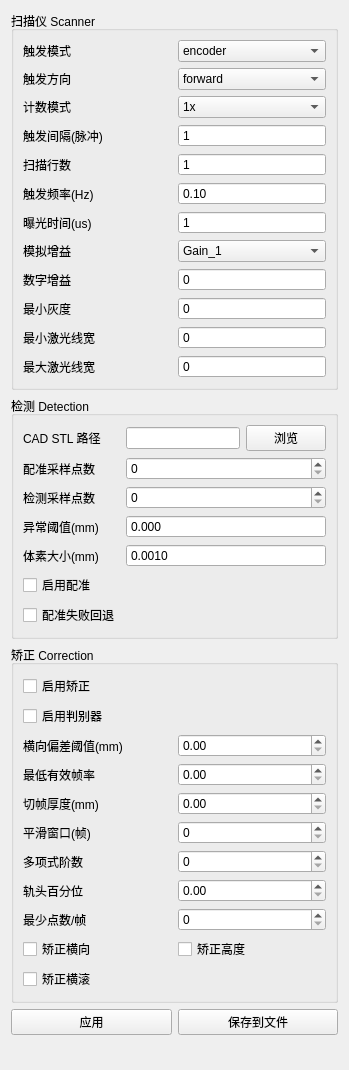
          <widget class="QWidget" name="scrollAreaWidgetContents_3d">
           <property name="geometry">
            <rect>
             <x>0</x>
             <y>0</y>
             <width>349</width>
             <height>1070</height>
            </rect>
           </property>
           <layout class="QVBoxLayout" name="verticalLayout_3d_scroll">
            <item>
             <widget class="QGroupBox" name="group_scanner">
              <property name="title">
               <string>扫描仪 Scanner</string>
              </property>
              <layout class="QGridLayout" name="gridLayout_scanner">
               <item row="0" column="0">
                <widget class="QLabel" name="label_trigger_mode">
                 <property name="text">
                  <string>触发模式</string>
                 </property>
                </widget>
               </item>
               <item row="0" column="1">
                <widget class="QComboBox" name="combo_trigger_mode">
                 <item>
                  <property name="text">
                   <string>encoder</string>
                  </property>
                 </item>
                 <item>
                  <property name="text">
                   <string>fixed_rate</string>
                  </property>
                 </item>
                </widget>
               </item>
               <item row="1" column="0">
                <widget class="QLabel" name="label_enc_direction">
                 <property name="text">
                  <string>触发方向</string>
                 </property>
                </widget>
               </item>
               <item row="1" column="1">
                <widget class="QComboBox" name="combo_enc_direction">
                 <item>
                  <property name="text">
                   <string>forward</string>
                  </property>
                 </item>
                 <item>
                  <property name="text">
                   <string>backward</string>
                  </property>
                 </item>
                 <item>
                  <property name="text">
                   <string>both</string>
                  </property>
                 </item>
                </widget>
               </item>
               <item row="2" column="0">
                <widget class="QLabel" name="label_enc_counting">
                 <property name="text">
                  <string>计数模式</string>
                 </property>
                </widget>
               </item>
               <item row="2" column="1">
                <widget class="QComboBox" name="combo_enc_counting">
                 <item>
                  <property name="text">
                   <string>1x</string>
                  </property>
                 </item>
                 <item>
                  <property name="text">
                   <string>2x</string>
                  </property>
                 </item>
                 <item>
                  <property name="text">
                   <string>4x</string>
                  </property>
                 </item>
                </widget>
               </item>
               <item row="3" column="0">
                <widget class="QLabel" name="label_enc_interval">
                 <property name="text">
                  <string>触发间隔(脉冲)</string>
                 </property>
                </widget>
               </item>
               <item row="3" column="1">
                <widget class="QSpinBox" name="spin_enc_interval">
                 <property name="buttonSymbols">
                  <enum>QAbstractSpinBox::NoButtons</enum>
                 </property>
                 <property name="keyboardTracking">
                  <bool>false</bool>
                 </property>
                 <property name="minimum">
                  <number>1</number>
                 </property>
                 <property name="maximum">
                  <number>100000</number>
                 </property>
                </widget>
               </item>
               <item row="4" column="0">
                <widget class="QLabel" name="label_enc_scan_lines">
                 <property name="text">
                  <string>扫描行数</string>
                 </property>
                </widget>
               </item>
               <item row="4" column="1">
                <widget class="QSpinBox" name="spin_enc_scan_lines">
                 <property name="buttonSymbols">
                  <enum>QAbstractSpinBox::NoButtons</enum>
                 </property>
                 <property name="keyboardTracking">
                  <bool>false</bool>
                 </property>
                 <property name="minimum">
                  <number>1</number>
                 </property>
                 <property name="maximum">
                  <number>100000</number>
                 </property>
                </widget>
               </item>
               <item row="5" column="0">
                <widget class="QLabel" name="label_fr_rate_hz">
                 <property name="text">
                  <string>触发频率(Hz)</string>
                 </property>
                </widget>
               </item>
               <item row="5" column="1">
                <widget class="QDoubleSpinBox" name="spin_fr_rate_hz">
                 <property name="buttonSymbols">
                  <enum>QAbstractSpinBox::NoButtons</enum>
                 </property>
                 <property name="keyboardTracking">
                  <bool>false</bool>
                 </property>
                 <property name="decimals">
                  <number>2</number>
                 </property>
                 <property name="minimum">
                  <double>0.100000000000000</double>
                 </property>
                 <property name="maximum">
                  <double>2331.000000000000000</double>
                 </property>
                 <property name="singleStep">
                  <double>0.100000000000000</double>
                 </property>
                </widget>
               </item>
               <item row="8" column="0">
                <widget class="QLabel" name="label_exp_time">
                 <property name="text">
                  <string>曝光时间(us)</string>
                 </property>
                </widget>
               </item>
               <item row="8" column="1">
                <widget class="QSpinBox" name="spin_exp_time">
                 <property name="buttonSymbols">
                  <enum>QAbstractSpinBox::NoButtons</enum>
                 </property>
                 <property name="keyboardTracking">
                  <bool>false</bool>
                 </property>
                 <property name="minimum">
                  <number>1</number>
                 </property>
                 <property name="maximum">
                  <number>500</number>
                 </property>
                </widget>
               </item>
               <item row="14" column="0">
                <widget class="QLabel" name="label_analog_gain">
                 <property name="text">
                  <string>模拟增益</string>
                 </property>
                </widget>
               </item>
               <item row="14" column="1">
                <widget class="QComboBox" name="combo_analog_gain">
                 <item>
                  <property name="text">
                   <string>Gain_1</string>
                  </property>
                 </item>
                 <item>
                  <property name="text">
                   <string>Gain_2</string>
                  </property>
                 </item>
                 <item>
                  <property name="text">
                   <string>Gain_3</string>
                  </property>
                 </item>
                 <item>
                  <property name="text">
                   <string>Gain_4</string>
                  </property>
                 </item>
                </widget>
               </item>
               <item row="15" column="0">
                <widget class="QLabel" name="label_digital_gain">
                 <property name="text">
                  <string>数字增益</string>
                 </property>
                </widget>
               </item>
               <item row="15" column="1">
                <widget class="QSpinBox" name="spin_digital_gain">
                 <property name="buttonSymbols">
                  <enum>QAbstractSpinBox::NoButtons</enum>
                 </property>
                 <property name="keyboardTracking">
                  <bool>false</bool>
                 </property>
                 <property name="minimum">
                  <number>0</number>
                 </property>
                 <property name="maximum">
                  <number>10</number>
                 </property>
                </widget>
               </item>
               <item row="16" column="0">
                <widget class="QLabel" name="label_min_gray">
                 <property name="text">
                  <string>最小灰度</string>
                 </property>
                </widget>
               </item>
               <item row="16" column="1">
                <widget class="QSpinBox" name="spin_min_gray">
                 <property name="buttonSymbols">
                  <enum>QAbstractSpinBox::NoButtons</enum>
                 </property>
                 <property name="keyboardTracking">
                  <bool>false</bool>
                 </property>
                 <property name="minimum">
                  <number>0</number>
                 </property>
                 <property name="maximum">
                  <number>250</number>
                 </property>
                </widget>
               </item>
               <item row="17" column="0">
                <widget class="QLabel" name="label_min_line_width">
                 <property name="text">
                  <string>最小激光线宽</string>
                 </property>
                </widget>
               </item>
               <item row="17" column="1">
                <widget class="QSpinBox" name="spin_min_line_width">
                 <property name="buttonSymbols">
                  <enum>QAbstractSpinBox::NoButtons</enum>
                 </property>
                 <property name="keyboardTracking">
                  <bool>false</bool>
                 </property>
                 <property name="minimum">
                  <number>0</number>
                 </property>
                 <property name="maximum">
                  <number>19</number>
                 </property>
                </widget>
               </item>
               <item row="18" column="0">
                <widget class="QLabel" name="label_max_line_width">
                 <property name="text">
                  <string>最大激光线宽</string>
                 </property>
                </widget>
               </item>
               <item row="18" column="1">
                <widget class="QSpinBox" name="spin_max_line_width">
                 <property name="buttonSymbols">
                  <enum>QAbstractSpinBox::NoButtons</enum>
                 </property>
                 <property name="keyboardTracking">
                  <bool>false</bool>
                 </property>
                 <property name="minimum">
                  <number>0</number>
                 </property>
                 <property name="maximum">
                  <number>64</number>
                 </property>
                </widget>
               </item>
              </layout>
             </widget>
            </item>
            <item>
             <widget class="QGroupBox" name="group_detection">
              <property name="title">
               <string>检测 Detection</string>
              </property>
              <layout class="QGridLayout" name="gridLayout_detection">
               <item row="0" column="0">
                <widget class="QLabel" name="label_cad_stl">
                 <property name="text">
                  <string>CAD STL 路径</string>
                 </property>
                </widget>
               </item>
               <item row="0" column="1">
                <layout class="QHBoxLayout">
                 <item>
                  <widget class="QLineEdit" name="edit_cad_stl"/>
                 </item>
                 <item>
                  <widget class="QPushButton" name="btn_browse_cad_stl">
                   <property name="text">
                    <string>浏览</string>
                   </property>
                  </widget>
                 </item>
                </layout>
               </item>
               <item row="1" column="0">
                <widget class="QLabel" name="label_cad_reg_pts">
                 <property name="text">
                  <string>配准采样点数</string>
                 </property>
                </widget>
               </item>
               <item row="1" column="1">
                <widget class="QSpinBox" name="spin_cad_reg_pts">
                 <property name="maximum">
                  <number>10000000</number>
                 </property>
                 <property name="singleStep">
                  <number>10000</number>
                 </property>
                </widget>
               </item>
               <item row="2" column="0">
                <widget class="QLabel" name="label_cad_det_pts">
                 <property name="text">
                  <string>检测采样点数</string>
                 </property>
                </widget>
               </item>
               <item row="2" column="1">
                <widget class="QSpinBox" name="spin_cad_det_pts">
                 <property name="keyboardTracking">
                  <bool>true</bool>
                 </property>
                 <property name="maximum">
                  <number>10000000</number>
                 </property>
                 <property name="singleStep">
                  <number>10000</number>
                 </property>
                </widget>
               </item>
               <item row="3" column="0">
                <widget class="QLabel" name="label_det_threshold">
                 <property name="text">
                  <string>异常阈值(mm)</string>
                 </property>
                </widget>
               </item>
               <item row="3" column="1">
                <widget class="QDoubleSpinBox" name="spin_det_threshold">
                 <property name="buttonSymbols">
                  <enum>QAbstractSpinBox::NoButtons</enum>
                 </property>
                 <property name="keyboardTracking">
                  <bool>false</bool>
                 </property>
                 <property name="decimals">
                  <number>3</number>
                 </property>
                 <property name="minimum">
                  <double>0.000000000000000</double>
                 </property>
                 <property name="maximum">
                  <double>1000.000000000000000</double>
                 </property>
                 <property name="singleStep">
                  <double>0.100000000000000</double>
                 </property>
                </widget>
               </item>
               <item row="4" column="0">
                <widget class="QLabel" name="label_voxel_size">
                 <property name="text">
                  <string>体素大小(mm)</string>
                 </property>
                </widget>
               </item>
               <item row="4" column="1">
                <widget class="QDoubleSpinBox" name="spin_voxel_size">
                 <property name="buttonSymbols">
                  <enum>QAbstractSpinBox::NoButtons</enum>
                 </property>
                 <property name="keyboardTracking">
                  <bool>false</bool>
                 </property>
                 <property name="decimals">
                  <number>4</number>
                 </property>
                 <property name="minimum">
                  <double>0.001000000000000</double>
                 </property>
                 <property name="maximum">
                  <double>100.000000000000000</double>
                 </property>
                 <property name="singleStep">
                  <double>0.001000000000000</double>
                 </property>
                </widget>
               </item>
               <item row="5" column="0">
                <widget class="QCheckBox" name="check_use_registration">
                 <property name="text">
                  <string>启用配准</string>
                 </property>
                </widget>
               </item>
               <item row="6" column="0">
                <widget class="QCheckBox" name="check_reg_fallback">
                 <property name="text">
                  <string>配准失败回退</string>
                 </property>
                </widget>
               </item>
              </layout>
             </widget>
            </item>
            <item>
             <widget class="QGroupBox" name="group_correction">
              <property name="acceptDrops">
               <bool>false</bool>
              </property>
              <property name="title">
               <string>矫正 Correction</string>
              </property>
              <layout class="QGridLayout" name="gridLayout_correction">
               <item row="0" column="0">
                <widget class="QCheckBox" name="check_corr_enabled">
                 <property name="text">
                  <string>启用矫正</string>
                 </property>
                </widget>
               </item>
               <item row="1" column="0">
                <widget class="QCheckBox" name="check_disc_enabled">
                 <property name="text">
                  <string>启用判别器</string>
                 </property>
                </widget>
               </item>
               <item row="2" column="0">
                <widget class="QLabel" name="label_disc_lateral_thresh">
                 <property name="text">
                  <string>横向偏差阈值(mm)</string>
                 </property>
                </widget>
               </item>
               <item row="2" column="1">
                <widget class="QDoubleSpinBox" name="spin_disc_lateral_thresh"/>
               </item>
               <item row="3" column="0">
                <widget class="QLabel" name="label_disc_min_valid_ratio">
                 <property name="text">
                  <string>最低有效帧率</string>
                 </property>
                </widget>
               </item>
               <item row="3" column="1">
                <widget class="QDoubleSpinBox" name="spin_disc_min_valid_ratio">
                 <property name="maximum">
                  <double>100.000000000000000</double>
                 </property>
                </widget>
               </item>
               <item row="4" column="0">
                <widget class="QLabel" name="label_frame_thickness">
                 <property name="text">
                  <string>切帧厚度(mm)</string>
                 </property>
                </widget>
               </item>
               <item row="4" column="1">
                <widget class="QDoubleSpinBox" name="spin_frame_thickness">
                 <property name="maximum">
                  <double>100.000000000000000</double>
                 </property>
                </widget>
               </item>
               <item row="5" column="0">
                <widget class="QLabel" name="label_smooth_window">
                 <property name="text">
                  <string>平滑窗口(帧)</string>
                 </property>
                </widget>
               </item>
               <item row="5" column="1">
                <widget class="QSpinBox" name="spin_smooth_window">
                 <property name="maximum">
                  <number>1000000</number>
                 </property>
                </widget>
               </item>
               <item row="6" column="0">
                <widget class="QLabel" name="label_smooth_poly">
                 <property name="text">
                  <string>多项式阶数</string>
                 </property>
                </widget>
               </item>
               <item row="6" column="1">
                <widget class="QSpinBox" name="spin_smooth_poly">
                 <property name="maximum">
                  <number>3</number>
                 </property>
                </widget>
               </item>
               <item row="7" column="0">
                <widget class="QLabel" name="label_rail_percentile">
                 <property name="text">
                  <string>轨头百分位</string>
                 </property>
                </widget>
               </item>
               <item row="7" column="1">
                <widget class="QDoubleSpinBox" name="spin_rail_percentile"/>
               </item>
               <item row="8" column="0">
                <widget class="QLabel" name="label_min_pts_frame">
                 <property name="text">
                  <string>最少点数/帧</string>
                 </property>
                </widget>
               </item>
               <item row="8" column="1">
                <widget class="QSpinBox" name="spin_min_pts_frame"/>
               </item>
               <item row="11" column="0">
                <widget class="QCheckBox" name="check_correct_lateral">
                 <property name="text">
                  <string>矫正横向</string>
                 </property>
                </widget>
               </item>
               <item row="13" column="0">
                <widget class="QCheckBox" name="check_correct_roll">
                 <property name="text">
                  <string>矫正横滚</string>
                 </property>
                </widget>
               </item>
               <item row="11" column="1">
                <widget class="QCheckBox" name="check_correct_height">
                 <property name="text">
                  <string>矫正高度</string>
                 </property>
                </widget>
               </item>
              </layout>
             </widget>
            </item>
            <item>
             <layout class="QHBoxLayout" name="horizontalLayout_3d_actions">
              <item>
               <widget class="QPushButton" name="btn_3d_apply">
                <property name="text">
                 <string>应用</string>
                </property>
               </widget>
              </item>
              <item>
               <widget class="QPushButton" name="btn_3d_save">
                <property name="text">
                 <string>保存到文件</string>
                </property>
               </widget>
              </item>
             </layout>
            </item>
            <item>
             <spacer name="verticalSpacer_3d">
              <property name="orientation">
               <enum>Qt::Vertical</enum>
              </property>
              <property name="sizeHint" stdset="0">
               <size>
                <width>0</width>
                <height>0</height>
               </size>
              </property>
             </spacer>
            </item>
           </layout>
          </widget>
